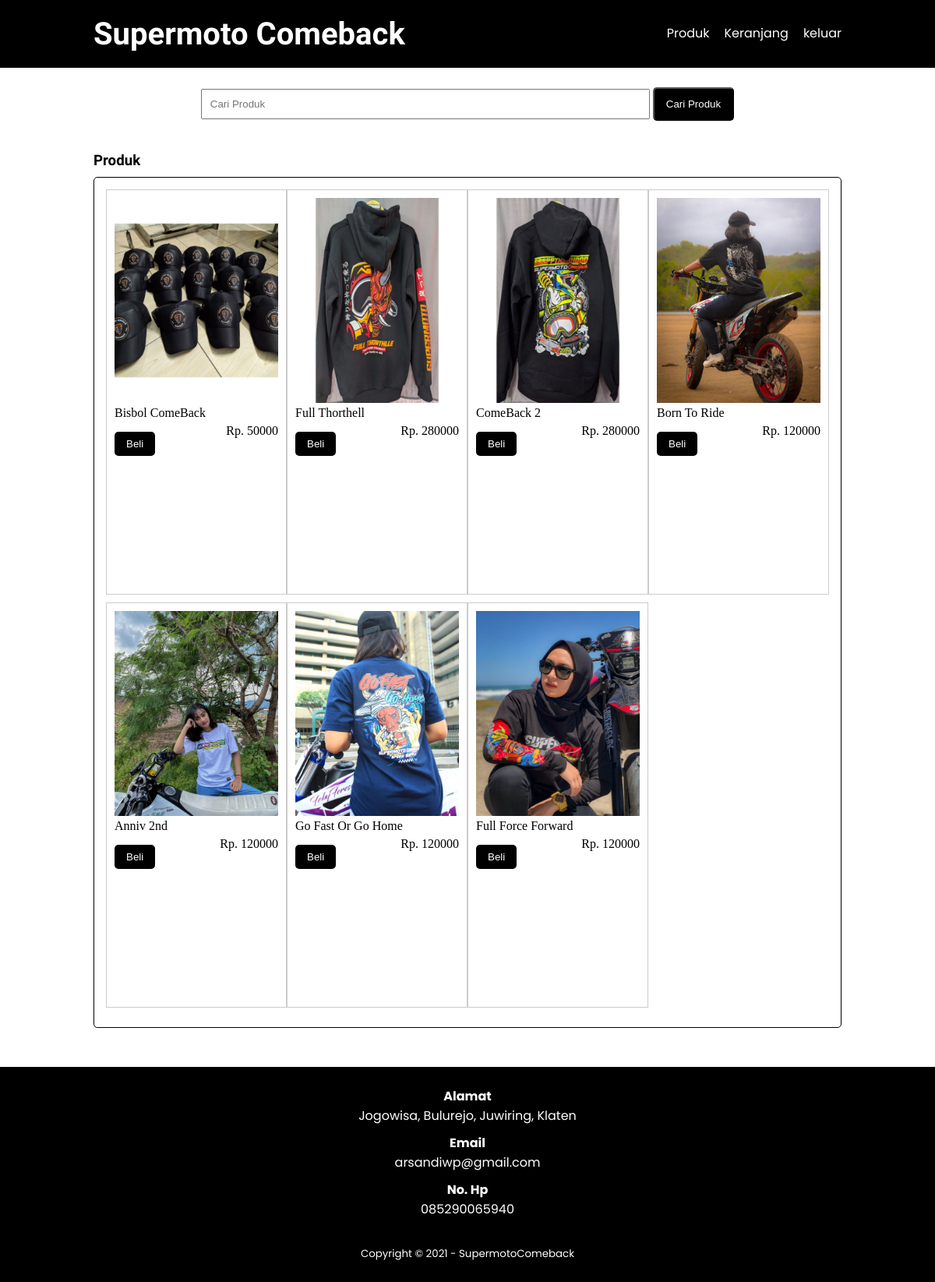
Screenshot of /SumoComeback/produk.php with the database file from the repository.
### tables this page shows
CREATE TABLE `tb_product` (
  `product_id` int(11) NOT NULL,
  `category_id` int(11) NOT NULL,
  `product_name` varchar(100) NOT NULL,
  `product_price` int(11) NOT NULL,
  `product_description` text NOT NULL,
  `product_image` varchar(100) NOT NULL,
  `product_status` tinyint(1) NOT NULL,
  `data_created` timestamp NOT NULL DEFAULT current_timestamp()
);

### SumoComeback/produk.php (the view, shortened to what this page needs)
<?php
include 'db.php';
$kontak = mysqli_query($conn, "SELECT admin_telp, admin_email, admin_address FROM tb_admin WHERE admin_id = 1");
$a = mysqli_fetch_object($kontak);
?>
<!DOCTYPE html>
<html lang="en">
<head>
   <link rel="stylesheet" href="css/style.css">
   <link rel="stylesheet" href="https://cdnjs.cloudflare.com/ajax/libs/font-awesome/6.0.0-beta3/css/all.min.css" />
</head>
<body>
   <header>
      <div class="container">
         <h1><a href="index.php">Supermoto Comeback</a></h1>
         <ul>
            <li><a href="produk.php">Produk</a></li>
            <li><a href="keranjang.php">Keranjang</a></li>
            <li><a href="logout.php">keluar</a></li>
         </ul>
      </div>
   </header>
   <div class="search">
      <div class="container">
         <form action="produk.php">
            <input type="text" name="search" placeholder="Cari Produk" value="<?php echo $_GET['search'] ?>">
            <input type="submit" name="cari" value="Cari Produk">
         </form>
      </div>
   </div>
   <div class="section">
      <div class="container">
         <h3>Produk</h3>
         <div class="box">
            <?php
            $produk = mysqli_query($conn, "SELECT * FROM tb_product WHERE product_status = 1 $where ORDER BY product_id DESC");
            if (mysqli_num_rows($produk) > 0) {
               while ($p = mysqli_fetch_array($produk)) {
            ?>
                  <a href="detail-produk.php?id=<?php echo $p['product_id'] ?>">
                     <div class="col-4">
                        <img src="produk/<?php echo $p['product_image'] ?>">
                        <p class="nama"><?php echo $p['product_name'] ?></p>
                        <p class="harga">Rp. <?php echo $p['product_price'] ?></p>
                        <p><a href="beli.php?id=<?php echo $p['product_id']; ?>"><input type="submit" name="beli" value="Beli" class="btn"></a></p>
                     </div>
                  </a>
               <?php }
            } else { ?>
               <p>Produk tidak ada</p>
            <?php } ?>
         </div>
      </div>
   </div>
   <div class="footer">
      <div class="container">
         <h4>Alamat</h4>
         <p><?php echo $a->admin_address ?></p>
         <h4>Email</h4>
         <p><?php echo $a->admin_email ?></p>
         <h4>No. Hp</h4>
         <p><?php echo $a->admin_telp ?></p>
         <small>Copyright &copy; 2021 - SupermotoComeback</small>
      </div>
   </div>
</body>
</html>

### SumoComeback/css/style.css (style rules this page uses)
* { margin: 0; padding: 0; box-sizing: border-box; }
a { color: inherit; text-decoration: none; }
header { background-color: black; color: white; }
header h1 { float: left; padding: 20px 0; font-size: 40px; font-family: 'UnifrakturMaguntia', cursive; }
header ul { float: right; }
header ul li { display: inline-block; font-family: 'Poppins', sans-serif; }
header ul li a { padding: 30px 0 30px 15px; display: inline-block; }
.container { width: 80%; margin: 0 auto; }
.container::after { content: ''; display: block; clear: both; }
.section { padding: 25px 0; }
.section h3 { font-family: 'UnifrakturMaguntia', cursive; }
.box { border: 1px solid black; border-radius: 5px; padding: 15px; margin: 10px 0 25px 0; }
.box:after { content: ''; display: block; clear: both; }
.btn { padding: 8px 15px; border-radius: 5px; background-color: black; color: white; border: none; cursor: pointer; transition: 0.5s; }
.search { padding: 15px 0; background-color: white; text-align: center; }
.search input[type=text] { width: 60%; padding: 10px; }
.search input[type=submit] { padding: 12px 15px; background-color: black; color: white; border-radius: 5px; cursor: pointer; transition: 0.5s; }
.col-4 { width: 25%; height: 520px; border: 1px solid #ccc; float: left; padding: 10px; box-sizing: border-box; margin-bottom: 10px; }
.col-4 img { width: 100%; }
.col-4 .nama { color: black; margin-bottom: 5px; }
.col-4 .harga { color: black; float: right; }
.footer { padding: 25px 0; background-color: black; color: white; text-align: center; font-family: 'Poppins', sans-serif; }
.footer p { margin-bottom: 10px; }
.footer small { margin-top: 25px; display: inline-block; }
input { margin-top: 10px; }

### rows the page displays
tb_product: product_image (picture), product_name "Bisbol ComeBack", product_price "50000"
tb_product: product_image (picture), product_name "Full Thorthell", product_price "280000"
tb_product: product_image (picture), product_name "ComeBack 2", product_price "280000"
tb_product: product_image (picture), product_name "Born To Ride", product_price "120000"
tb_product: product_image (picture), product_name "Anniv 2nd", product_price "120000"
tb_product: product_image (picture), product_name "Go Fast Or Go Home", product_price "120000"
tb_product: product_image (picture), product_name "Full Force Forward", product_price "120000"

### other values shown
$a->admin_address "Jogowisa, Bulurejo, Juwiring, Klaten"
$a->admin_email "arsandiwp@gmail.com"
$a->admin_telp "085290065940"
